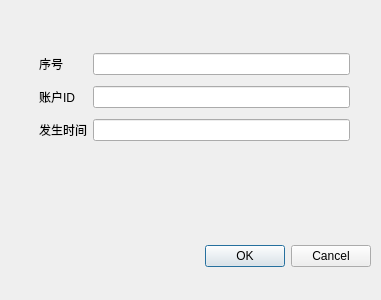
<?xml version="1.0" encoding="UTF-8"?>
<ui version="4.0">
 <class>Dialog</class>
 <widget class="QDialog" name="Dialog">
  <property name="geometry">
   <rect>
    <x>0</x>
    <y>0</y>
    <width>381</width>
    <height>300</height>
   </rect>
  </property>
  <property name="windowTitle">
   <string>Dialog</string>
  </property>
  <widget class="QDialogButtonBox" name="buttonBox">
   <property name="geometry">
    <rect>
     <x>30</x>
     <y>240</y>
     <width>341</width>
     <height>32</height>
    </rect>
   </property>
   <property name="orientation">
    <enum>Qt::Horizontal</enum>
   </property>
   <property name="standardButtons">
    <set>QDialogButtonBox::Cancel|QDialogButtonBox::Ok</set>
   </property>
  </widget>
  <widget class="QWidget" name="layoutWidget">
   <property name="geometry">
    <rect>
     <x>39</x>
     <y>48</y>
     <width>311</width>
     <height>101</height>
    </rect>
   </property>
   <layout class="QGridLayout" name="gridLayout">
    <item row="0" column="0">
     <widget class="QLabel" name="label_5">
      <property name="text">
       <string>序号</string>
      </property>
     </widget>
    </item>
    <item row="0" column="1">
     <widget class="QLineEdit" name="SequencelineEdit"/>
    </item>
    <item row="1" column="0">
     <widget class="QLabel" name="label_2">
      <property name="text">
       <string>账户ID</string>
      </property>
     </widget>
    </item>
    <item row="1" column="1">
     <widget class="QLineEdit" name="AccountIDlineEdit"/>
    </item>
    <item row="2" column="0">
     <widget class="QLabel" name="label_3">
      <property name="text">
       <string>发生时间</string>
      </property>
     </widget>
    </item>
    <item row="2" column="1">
     <widget class="QLineEdit" name="OccurredTimelineEdit"/>
    </item>
   </layout>
  </widget>
 </widget>
 <resources/>
 <connections>
  <connection>
   <sender>buttonBox</sender>
   <signal>accepted()</signal>
   <receiver>Dialog</receiver>
   <slot>accept()</slot>
   <hints>
    <hint type="sourcelabel">
     <x>248</x>
     <y>254</y>
    </hint>
    <hint type="destinationlabel">
     <x>157</x>
     <y>274</y>
    </hint>
   </hints>
  </connection>
  <connection>
   <sender>buttonBox</sender>
   <signal>rejected()</signal>
   <receiver>Dialog</receiver>
   <slot>reject()</slot>
   <hints>
    <hint type="sourcelabel">
     <x>316</x>
     <y>260</y>
    </hint>
    <hint type="destinationlabel">
     <x>286</x>
     <y>274</y>
    </hint>
   </hints>
  </connection>
 </connections>
</ui>
